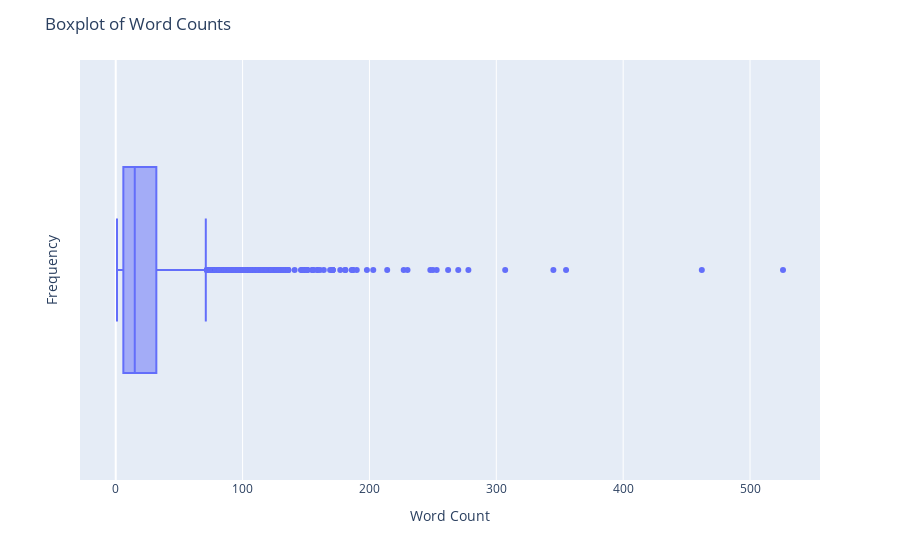

Here is the notebook cell this chart was saved with:
### Code cell
fig = px.box(df, x='Word Count', hover_data={'Word Count': True})

fig.update_layout(
    title='Boxplot of Word Counts',
    xaxis_title='Word Count',
    yaxis_title='Frequency'
)

fig.show()

### Figure 1 — Plotly figure (JSON) as saved in the notebook; plotly's stock layout.template omitted (floating-point values rounded to 4 significant figures; data arrays with more than 128 entries replaced by an {"elided": "..."} marker saying what was removed)
{"data": [{"alignmentgroup": "True", "hovertemplate": "Word Count=%{x}<extra></extra>", "legendgroup": "", "marker": {"color": "#636efa"}, "name": "", "notched": false, "offsetgroup": "", "orientation": "h", "showlegend": false, "type": "box", "x": {"elided": "3070 int values"}, "x0": " ", "xaxis": "x", "y0": " ", "yaxis": "y"}], "layout": {"autosize": true, "boxmode": "group", "legend": {"tracegroupgap": 0}, "margin": {"t": 60}, "title": {"text": "Boxplot of Word Counts"}, "xaxis": {"anchor": "y", "autorange": true, "domain": [0, 1], "range": [-28.17, 555.2], "title": {"text": "Word Count"}, "type": "linear"}, "yaxis": {"anchor": "x", "autorange": true, "domain": [0, 1], "range": [-0.5, 0.5], "title": {"text": "Frequency"}, "type": "category"}}}
